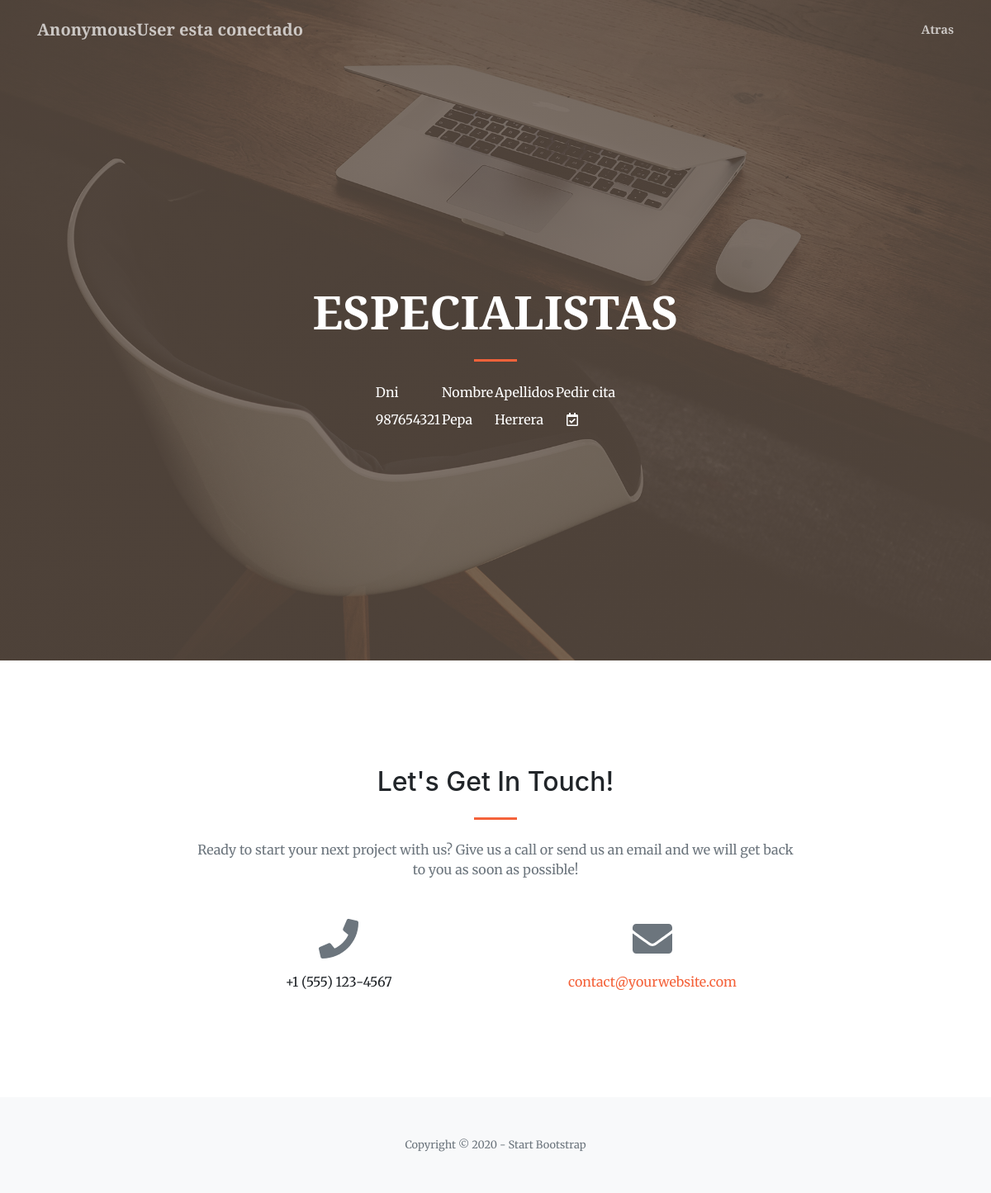
The page /listEspecialista on the database as committed earlier.
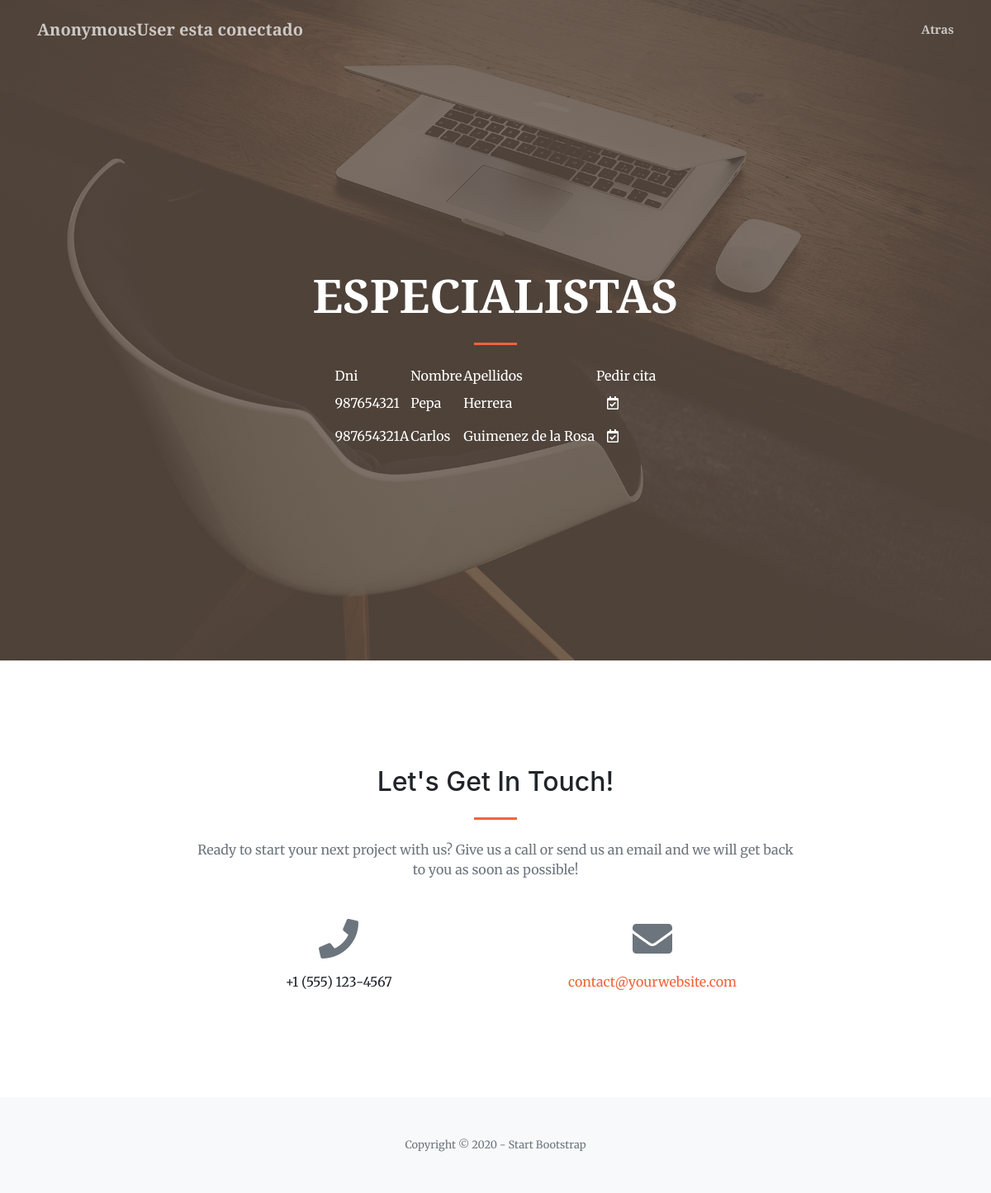
The same page on the database as committed later.
### nucleo/models.py (models this page shows)
class Especialista(models.Model):
    dni=models.CharField(max_length=10)
    nombre=models.CharField(max_length=50)
    apellidos=models.CharField(max_length=100)
    direccion=models.CharField(max_length=100)
    fechaNacimiento=models.DateField()
    foto=models.CharField(max_length=100)
    biografia=models.CharField(max_length=255)
    idUsuario=models.ForeignKey(User,on_delete=models.CASCADE)

### nucleo/views.py (the view)
# urls.py: path('listEspecialista',views.EspecialistaListView.as_view(),name="listEspecialista"),
class EspecialistaListView(ListView):
    model=Especialista

### nucleo/templates/nucleo/especialista_list.html (shortened to what this page needs)
<!DOCTYPE html>
<html lang="en">
    <head>
        <link href="https://cdnjs.cloudflare.com/ajax/libs/magnific-popup.js/1.1.0/magnific-popup.min.css" rel="stylesheet" />
        {% load static %}
        <link href="{% static 'css/styles.css' %}" rel="stylesheet" />
    </head>
    <body id="page-top">
        <nav class="navbar navbar-expand-lg navbar-light fixed-top py-3" id="mainNav">
            <div class="container">
                <a class="navbar-brand js-scroll-trigger">{{ user }} esta conectado</a>
                <div class="collapse navbar-collapse" id="navbarResponsive">
                    <ul class="navbar-nav ml-auto my-2 my-lg-0">
                        <li class="nav-item"><a class="nav-link js-scroll-trigger" href="/logueado">Atras</a></li>
                    </ul>
                </div>
            </div>
        </nav>
        <header class="masthead">
            <div class="container h-100">
                <div class="row h-100 align-items-center justify-content-center text-center">
                    <div class="col-lg-10 align-self-end">
                        <h1 class="text-uppercase text-white font-weight-bold">Especialistas</h1>
                        <hr class="divider my-4" />
                        </div>
                        <div class="col-lg-8 align-self-baseline">
                        <div align="center">
                        <div class="panel panel-default">
                            <div class="panel-heading">
                            <table bgcolor="">
                            <thead>
							<tr>
								<td><font color="white">Dni</font></td>
								<td><font color="white">Nombre</font></td>
								<td><font color="white">Apellidos</font></td>
                                <td><font color="white">Pedir cita</font></td>
							</tr>
						    <thead>
                            <tbody>
                            {% if especialista_list %}
                            {% for e in especialista_list %}
							<tr>
                                <td><font color="white">{{ e.dni }}</font></td>
								<td><font color="white">{{ e.nombre }}</font></td>
                                <td><font color="white">{{ e.apellidos }}</font></td>
                                <td><a href="cita">
								    <abbr title="Pedir cita">
									<button type="button" class="btn btn-default">
										<font color="white"><i class="far fa-calendar-check"></i></font>
									</button>
									</abbr></a></td>
							</tr>
                            {% endfor %}
                            </tbody>
                            </table>
                            {% else %}
                            <p>No hay ningun especialista</p>
                            {% endif %}
                        </div>
                      </div>
                    </div>
                </div>
            </div>
        </header>
        <section class="page-section" id="contact">
            <div class="container">
                <div class="row justify-content-center">
                    <div class="col-lg-8 text-center">
                        <h2 class="mt-0">Let's Get In Touch!</h2>
                        <hr class="divider my-4" />
                        <p class="text-muted mb-5">Ready to start your next project with us? Give us a call or send us an email and we will get back to you as soon as possible!</p>
                    </div>
                </div>
                <div class="row">
                    <div class="col-lg-4 ml-auto text-center mb-5 mb-lg-0">
                        <i class="fas fa-phone fa-3x mb-3 text-muted"></i>
                        <div>+1 (555) 123-4567</div>
                    </div>
                    <div class="col-lg-4 mr-auto text-center">
                        <i class="fas fa-envelope fa-3x mb-3 text-muted"></i>
                        <a class="d-block" href="mailto:contact@yourwebsite.com">contact@yourwebsite.com</a>
                    </div>
                </div>
            </div>
        </section>
        <footer class="bg-light py-5">
            <div class="container"><div class="small text-center text-muted">Copyright © 2020 - Start Bootstrap</div></div>
        </footer>
    </body>
</html>

Rows that differ between the two databases and show on the page:
added Especialista: dni "987654321A", nombre "Carlos", apellidos "Guimenez de la Rosa"
